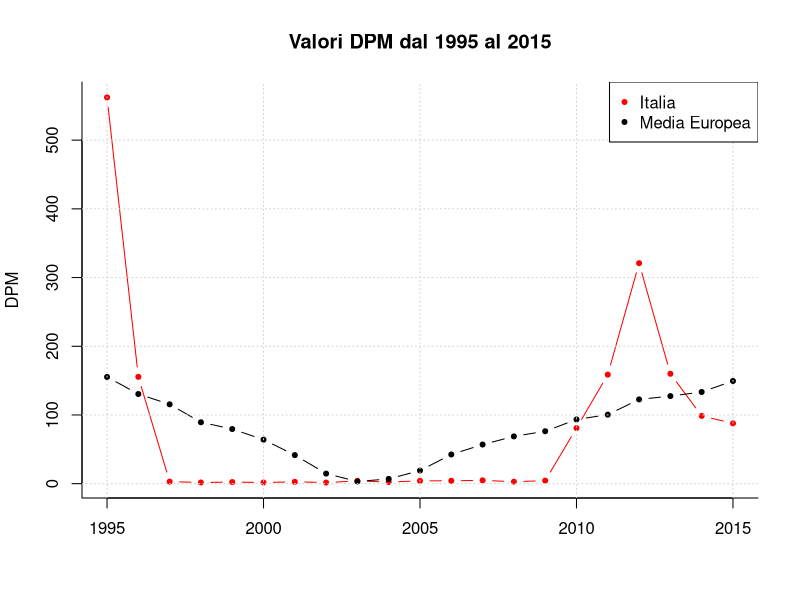
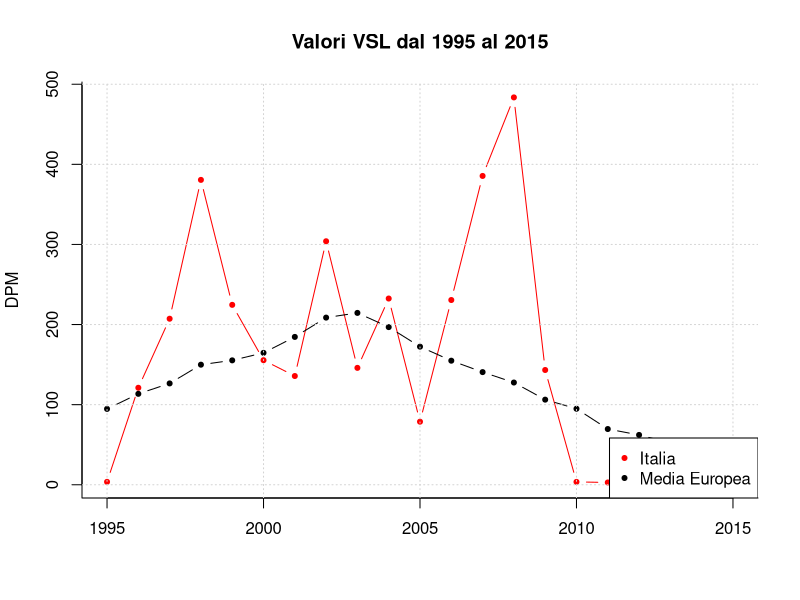
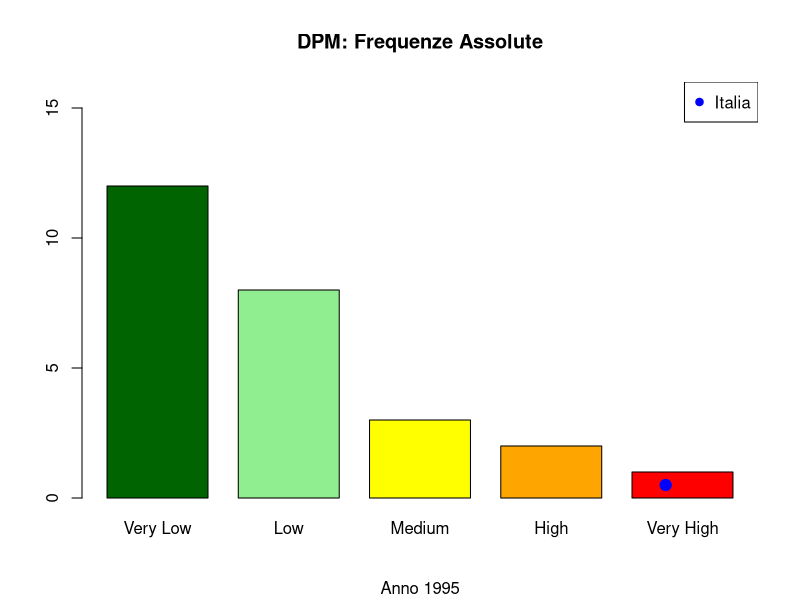
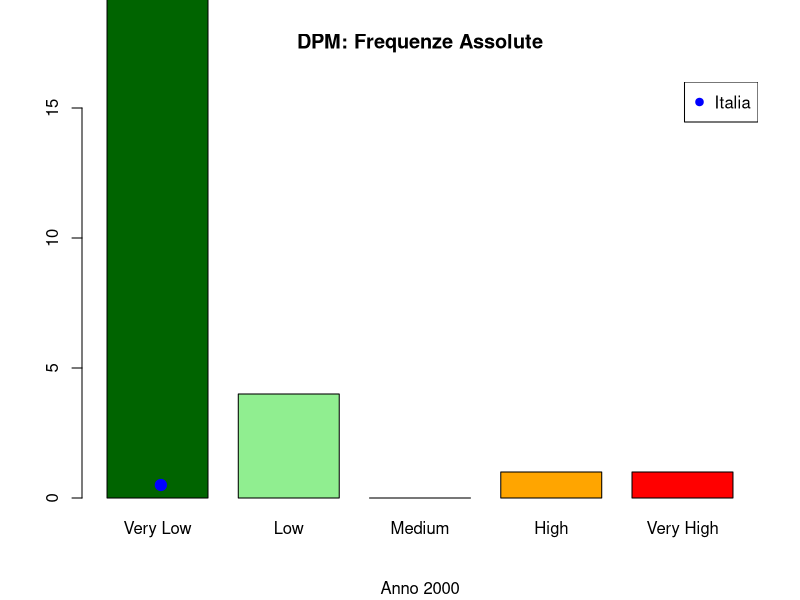
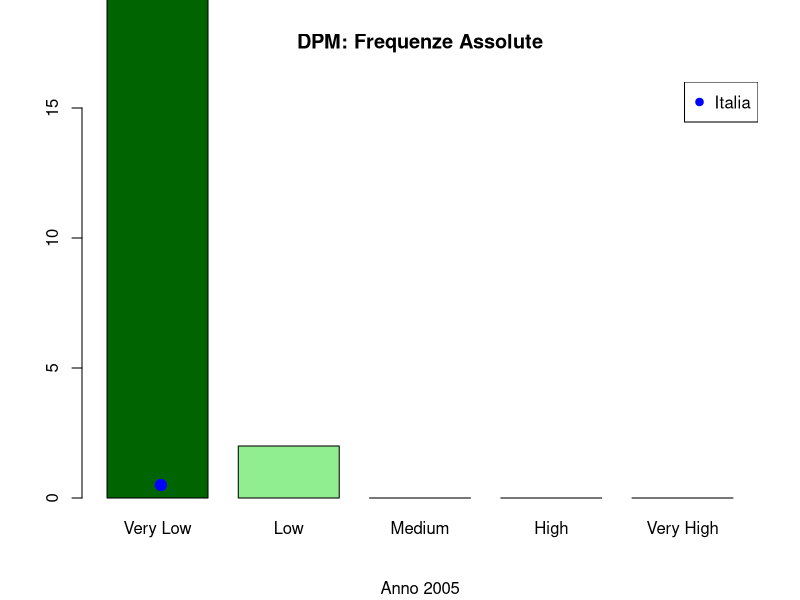
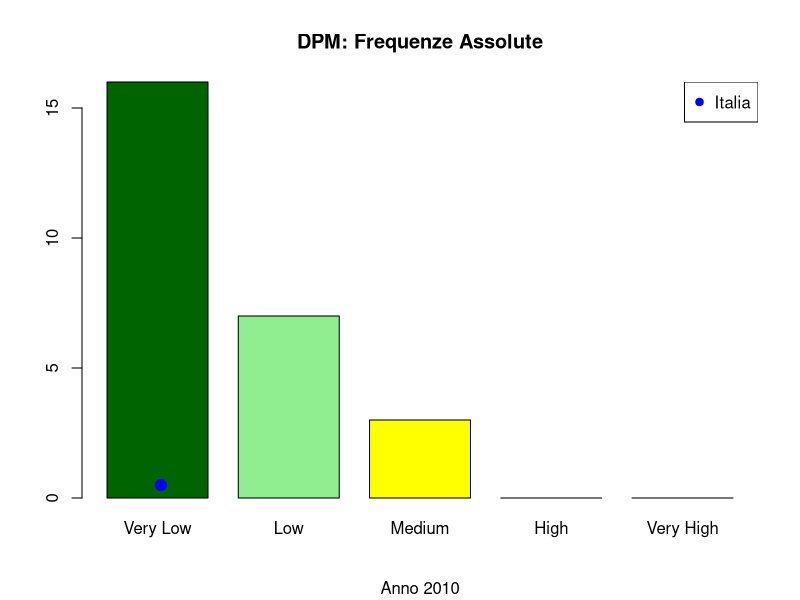
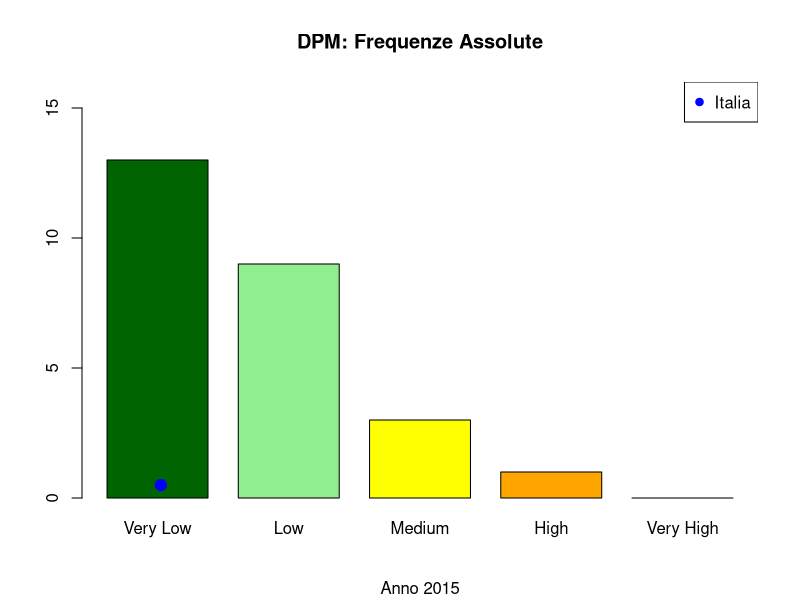
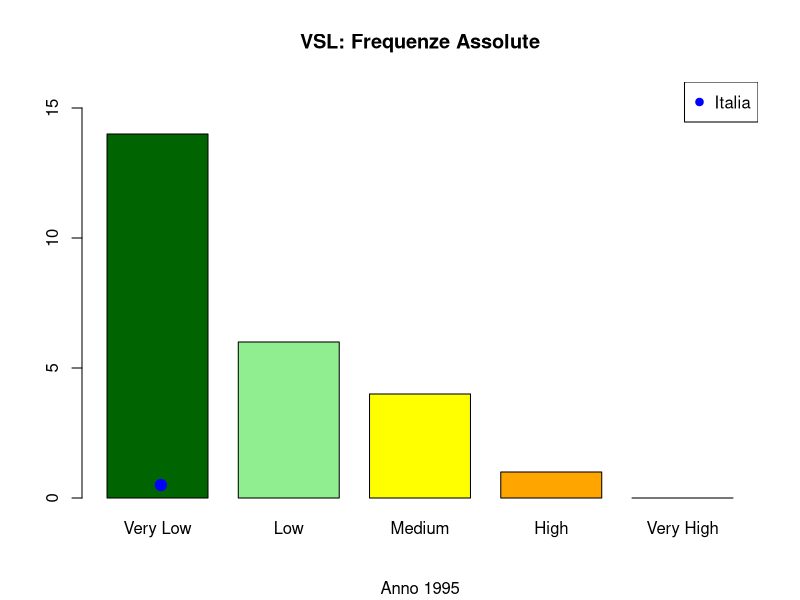

The R script that drew these images, in order:
#install.packages('xlsx')
#library(xlsx)
install.packages('readxl')
library(readxl)

#---- CARICO I DATASET ----

pathGitProject_Gio = "C:/Users/user/Desktop/Magistrale/Statistica e Analisi dei Dati/SAD_Project"
setwd(pathGitProject_Gio)

#pathGitProject_Ciro = "C:/Users/UTENTE/git/SAD_Project"
#setwd(pathGitProject_Ciro)

mydata = read_xlsx('./Datasets/European-Country/Complete_Dataset.xlsx', 1)
data = as.matrix(mydata)

mydata15 = read_xlsx('./Datasets/European-Country/less15.xlsx', 1)
data15 = as.matrix(mydata15)

mydataComp = read_xlsx('./Datasets/European-Country/15-64.xlsx', 1)
dataComp = as.matrix(mydataComp)

mydata64 = read_xlsx('./Datasets/European-Country/64.xlsx', 1)
data64 = as.matrix(mydata64)

#---- DAI DATASET COSTRUISCO LE MATRICI ----

# IDEA: RIMOSSI ANNI PRIMA DEL 95 E DOPO IL 2014

# CREO MATRICI CON I DATI

dataset = matrix(data[,-1],nrow=26) # nrow = 27 quando aggiungiamo Cipro
dataset = matrix( as.double(dataset) , nrow=26) # idem

dataset15 = matrix(data[,-1],nrow=26) # nrow = 27 quando aggiungiamo Cipro
dataset15 = matrix( as.double(dataset) , nrow=26) # idem

datasetComp = matrix(data[,-1],nrow=26) # nrow = 27 quando aggiungiamo Cipro
datasetComp = matrix( as.double(dataset) , nrow=26) # idem

dataset64 = matrix(data[,-1],nrow=26) # nrow = 27 quando aggiungiamo Cipro
dataset64 = matrix( as.double(dataset) , nrow=26) # idem

# RIMUOVO ANNI CHE NON MI INTERESSANO

dataset=dataset[,-(1:10)]
dataset=dataset[,-(43:50)]

dataset15=dataset15[,-(1:10)]
dataset15=dataset15[,-(43:50)]

datasetComp=datasetComp[,-(1:10)]
datasetComp=datasetComp[,-(43:50)]

dataset64=dataset64[,-(1:10)]
dataset64=dataset64[,-(43:50)]

# ASSEGNO NOMI ALLE RIGHE

countries = c("Austria", "Belgio", "Bulgaria", "Croazia", "Danimarca", "Estonia", "Finlandia", "Francia", "Germania",
              "Grecia", "Ungheria", "Irlanda", "Italia", "Lettonia", "Lituania", "Lussemburgo", "Malta", "Paesi Bassi", "Polonia",
              "Portogallo", "Repubblica Ceca", "Romania", "Slovacchia", "Slovenia", "Spagna", "Svezia")
rownames(dataset) = countries
rownames(dataset15) = countries
rownames(datasetComp) = countries
rownames(dataset64) = countries

# DEFINISCO LE COLONNE PER CREARE DUE DATASET SEPARATI, UNO PER DPM E UNO PER VSL

D_Index = seq(1,42, by=2) # DEFINISCO GLI INDICI DELLE COLONNE PER OGNI VARIABILE
V_Index = seq(2,42, by=2) # D sta per Death, V per Value

D_dataset = dataset[, D_Index]
V_dataset = dataset[, V_Index]

D_dataset15 = dataset15[, D_Index]
V_dataset15 = dataset15[, V_Index]

D_datasetComp = datasetComp[, D_Index]
V_datasetComp = datasetComp[, V_Index]

D_dataset64 = dataset64[, D_Index]
V_dataset64 = dataset64[, V_Index]

years = seq(1995,2015)
colnames(D_dataset) = years
colnames(V_dataset) = years

colnames(D_dataset15) = years
colnames(V_dataset15) = years

colnames(D_datasetComp) = years
colnames(V_datasetComp) = years

colnames(D_dataset64) = years
colnames(V_dataset64) = years

#---- CALCOLO MINIMO, MASSIMO E CAMPO DI VARIAZIONE ----

D_min = min(D_dataset)
V_min = min(V_dataset)

D_max = max(D_dataset)
V_max = max(V_dataset)

D_cdv = D_max - D_min
V_cdv = V_max - V_min

resume = rbind(c(D_min,D_max,D_cdv),c(V_min,V_max,V_cdv))
colnames(resume) = c("MIN", "MAX", "CdV")
rownames(resume) = c("DPM","VSL")
View(resume)

#---- DEFINISCO SERIE TEMPORALI, SEPARATAMENTE ITALIA ED EUROPA ----

#DPM
serieD_IT = ts(D_dataset["Italia",])
serieD_EU = ts(apply(D_dataset,2,mean))
serieD = data.frame(serieD_IT, serieD_EU)
serieD = ts(serieD, start = 1995, frequency = 1)
plot.ts(serieD, plot.type = "single", col = c("red", "black"), xlab="", ylab="DPM",
        main="Valori DPM dal 1995 al 2015", type="b", pch=20, bty="l")
grid()
legend("topright",c("Italia","Media Europea"),pch=c(20,20),col=c("red","black"))

#VSL
serieV_IT = ts(V_dataset["Italia",])
serieV_EU = ts(apply(V_dataset,2,mean))
serieV = data.frame(serieV_IT, serieV_EU)
serieV = ts(serieV, start = 1995, frequency = 1)
plot.ts(serieV, plot.type = "single", col = c("red", "black"), xlab="", ylab="DPM",
        main="Valori VSL dal 1995 al 2015", type="b", pch=20, bty="l")
grid()
legend("bottomright",c("Italia","Media Europea"),pch=c(20,20),col=c("red","black"))

#---- DEFINISCO LE CLASSI ----

#CREO LE SUDDIVISIONI
labels_classi = c("Very Low", "Low", "Medium", "High", "Very High")
classi_D = c(D_min, D_min+(D_max-D_min)/5, D_min+2*(D_max-D_min)/5, 
             D_min+3*(D_max-D_min)/5, D_min+4*(D_max-D_min)/5, D_max)
classi_V = c(V_min, V_min+(V_max-V_min)/5, V_min+2*(V_max-V_min)/5, 
             V_min+3*(V_max-V_min)/5, V_min+4*(V_max-V_min)/5, V_max)

#PER OGNI INTERVALLO (A STEP DI 5 ANNI) CREO LE CLASSI
classi_D_1995 = cut(D_dataset[,1], breaks=classi_D, labels=labels_classi)
classi_D_2000 = cut(D_dataset[,6], breaks=classi_D, labels=labels_classi)
classi_D_2005 = cut(D_dataset[,11], breaks=classi_D, labels=labels_classi)
#classi_D_2005 già lo abbiamo per il secondo slot temporale
classi_D_2010 = cut(D_dataset[,16], breaks=classi_D, labels=labels_classi)
classi_D_2015 = cut(D_dataset[,21], breaks=classi_D, labels=labels_classi)

classi_V_1995 = cut(V_dataset[,1], breaks=classi_V, labels=labels_classi)
classi_V_2000 = cut(V_dataset[,6], breaks=classi_V, labels=labels_classi)
classi_V_2005 = cut(V_dataset[,11], breaks=classi_V, labels=labels_classi)
#classi_V_2005 già lo abbiamo per il secondo slot temporale
classi_V_2010 = cut(V_dataset[,16], breaks=classi_V, labels=labels_classi)
classi_V_2015 = cut(V_dataset[,21], breaks=classi_V, labels=labels_classi)

#---- DISEGNO I BARPLOT (GRAFICI DI FREQUENZA) ----

#getX la uso semplicemente per definire le coordinate del pallino "Italia" (vedi il plot sottostante)
getX = function(ds, i, classi){
  if(cut(ds["Italia",i], breaks=classi, labels=labels_classi) == "Very Low") return(1)
  else if(cut(ds["Italia",i], breaks=classi, labels=labels_classi) == "Low") return(2.5)
  else if(cut(ds["Italia",i], breaks=classi, labels=labels_classi) == "Medium") return(4)
  else if(cut(ds["Italia",i], breaks=classi, labels=labels_classi) == "High") return(5.5)
  else if(cut(ds["Italia",i], breaks=classi, labels=labels_classi) == "Very High") return(7)
}

#DPM
barplot(table(classi_D_1995), col=c("darkgreen", "lightgreen", "yellow", "orange", "red"), main="DPM: Frequenze Assolute",
        sub="Anno 1995", ylim=c(0,16), space=0.3, width=1.2)
points(getX(D_dataset,1,classi_D),0.5,col="blue",pch=19, cex=1.5)
legend("topright", pch=19, col="blue", legend="Italia")

barplot(table(classi_D_2000), col=c("darkgreen", "lightgreen", "yellow", "orange", "red"), main="DPM: Frequenze Assolute",
        sub="Anno 2000", ylim=c(0,16), space=0.3, width=1.2)
points(getX(D_dataset,6,classi_D),0.5,col="blue",pch=19, cex=1.5)
legend("topright", pch=19, col="blue", legend="Italia")

barplot(table(classi_D_2005), col=c("darkgreen", "lightgreen", "yellow", "orange", "red"), main="DPM: Frequenze Assolute",
        sub="Anno 2005", ylim=c(0,16), space=0.3, width=1.2)
points(getX(D_dataset,11,classi_D),0.5,col="blue",pch=19, cex=1.5)
legend("topright", pch=19, col="blue", legend="Italia")

barplot(table(classi_D_2010), col=c("darkgreen", "lightgreen", "yellow", "orange", "red"), main="DPM: Frequenze Assolute",
        sub="Anno 2010", ylim=c(0,16), space=0.3, width=1.2)
points(getX(D_dataset,16,classi_D),0.5,col="blue",pch=19, cex=1.5)
legend("topright", pch=19, col="blue", legend="Italia")

barplot(table(classi_D_2015), col=c("darkgreen", "lightgreen", "yellow", "orange", "red"), main="DPM: Frequenze Assolute",
        sub="Anno 2015", ylim=c(0,16), space=0.3, width=1.2)
points(getX(D_dataset,21,classi_D),0.5,col="blue",pch=19, cex=1.5)
legend("topright", pch=19, col="blue", legend="Italia")

#VSL
barplot(table(classi_V_1995), col=c("darkgreen", "lightgreen", "yellow", "orange", "red"), main="VSL: Frequenze Assolute",
        sub="Anno 1995", ylim=c(0,16), space=0.3, width=1.2)
points(getX(V_dataset,1,classi_V),0.5,col="blue",pch=19, cex=1.5)
legend("topright", pch=19, col="blue", legend="Italia")

barplot(table(classi_V_2000), col=c("darkgreen", "lightgreen", "yellow", "orange", "red"), main="VSL: Frequenze Assolute",
        sub="Anno 2000", ylim=c(0,16), space=0.3, width=1.2)
points(getX(V_dataset,6,classi_V),0.5,col="blue",pch=19, cex=1.5)
legend("topright", pch=19, col="blue", legend="Italia")

barplot(table(classi_V_2005), col=c("darkgreen", "lightgreen", "yellow", "orange", "red"), main="VSL: Frequenze Assolute",
        sub="Anno 2005", ylim=c(0,16), space=0.3, width=1.2)
points(getX(V_dataset,11,classi_V),0.5,col="blue",pch=19, cex=1.5)
legend("topright", pch=19, col="blue", legend="Italia")

barplot(table(classi_V_2010), col=c("darkgreen", "lightgreen", "yellow", "orange", "red"), main="VSL: Frequenze Assolute",
        sub="Anno 2010", ylim=c(0,16), space=0.3, width=1.2)
points(getX(V_dataset,16,classi_V),0.5,col="blue",pch=19, cex=1.5)
legend("topright", pch=19, col="blue", legend="Italia")

barplot(table(classi_V_2015), col=c("darkgreen", "lightgreen", "yellow", "orange", "red"), main="VSL: Frequenze Assolute",
        sub="Anno 2015", ylim=c(0,16), space=0.3, width=1.2)
points(getX(V_dataset,21,classi_V),0.5,col="blue",pch=19, cex=1.5)
legend("topright", pch=19, col="blue", legend="Italia")

# PROCEDIMENTO UTILE, TROVARE UNA SUDDIVISIONE!!!
install.packages("ggplot2")
library(ggplot2)

#Per il DPM

#1995-2004
anni=1995:2004
classi=rep(c("<15",">15 & <64",">64"),10)
DPM=cbind(apply(D_dataset15[,1:10],2,mean),
            apply(D_datasetComp[,1:10],2,mean),apply(D_dataset64[,1:10],2,mean))
DPM=c(t(DPM))
df=data.frame(anni, classi, DPM)
ggplot(df, aes(fill=classi, y=DPM, x=anni)) + 
  geom_bar(position="dodge", stat="identity", width=0.8,
           alpha=0.7, colour="black") + 
  ggtitle("Grafico delle Frequenze","DPM per Classi di Età (1995 - 2004)") + 
  theme(panel.background = element_blank(), axis.line = element_line(colour = "black"))

#labs(title = "MAIN TITLE", x = "X-AXIS TITLE", y = "Y-AXIS TITLE")

#2005-2014
anni=2005:2014
classi=rep(c("<15",">15 & <64",">64"),10)
DPM=cbind(apply(D_dataset15[,11:20],2,mean),
          apply(D_datasetComp[,11:20],2,mean),apply(D_dataset64[,11:20],2,mean))
DPM=c(t(DPM))
df=data.frame(anni, classi, DPM)
ggplot(df, aes(fill=classi, y=DPM, x=anni)) + 
  geom_bar(position="dodge", stat="identity", width=0.8,
           alpha=0.7, colour="black") + 
  ggtitle("Grafico delle Frequenze","DPM per Classi di Età (2005 - 2014)") + 
  theme(panel.background = element_blank(), axis.line = element_line(colour = "black"))

#Per il VSL

#1995-2004
anni=1995:2004
classi=rep(c("<15",">15 & <64",">64"),10)
VSL=cbind(apply(V_dataset15[,1:10],2,mean),
          apply(V_datasetComp[,1:10],2,mean),apply(V_dataset64[,1:10],2,mean))
VSL=c(t(VSL))
df=data.frame(anni, classi, VSL)
ggplot(df, aes(fill=classi, y=VSL, x=anni)) + 
  geom_bar(position="dodge", stat="identity", width=0.8,
           alpha=0.7, colour="black") + 
  ggtitle("Grafico delle Frequenze","VSL per Classi di Età (1995 - 2004)") + 
  theme(panel.background = element_blank(), axis.line = element_line(colour = "black"))

#2005-2014
anni=2005:2014
classi=rep(c("<15",">15 & <64",">64"),10)
VSL=cbind(apply(V_dataset15[,1:10],2,mean),
          apply(V_datasetComp[,1:10],2,mean),apply(V_dataset64[,1:10],2,mean))
VSL=c(t(VSL))
df=data.frame(anni, classi, VSL)
ggplot(df, aes(fill=classi, y=VSL, x=anni)) + 
  geom_bar(position="dodge", stat="identity", width=0.8,
           alpha=0.7, colour="black") + 
  ggtitle("Grafico delle Frequenze","VSL per Classi di Età (2005 - 2014)") + 
  theme(panel.background = element_blank(), axis.line = element_line(colour = "black"))
